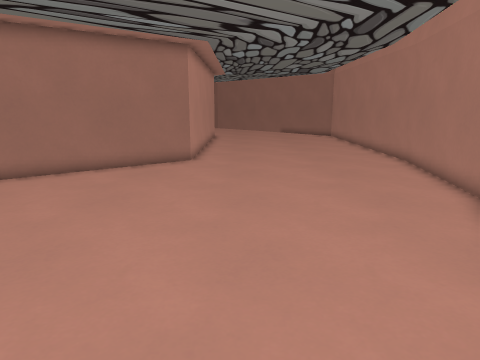
[1] (above)

15 first-person views from a walk through a level from a Godot 3-D game. The camera is 1.3 m above the floor, tilts 12° down and sees 70° across. The floor is counted in squares, 0.5 m on a side. Each view is taken from the middle of a square. On the plan, view 1 faces up. The plan holds only what a view shows up to about 20 squares ahead; the rest is blank. The place goes on beyond the plan.

[2]
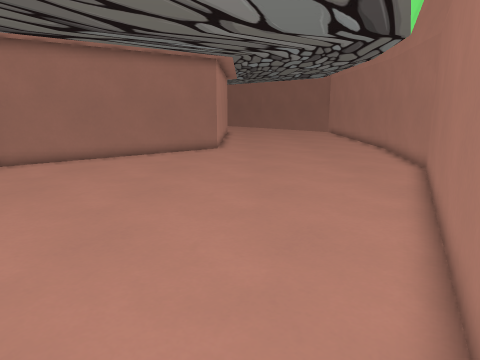

[3]
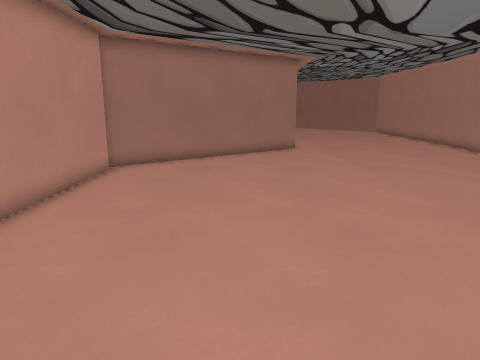

[4]
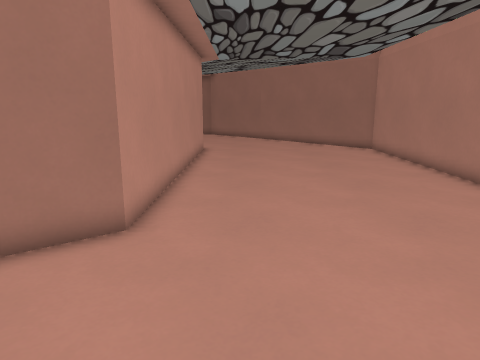

[5]
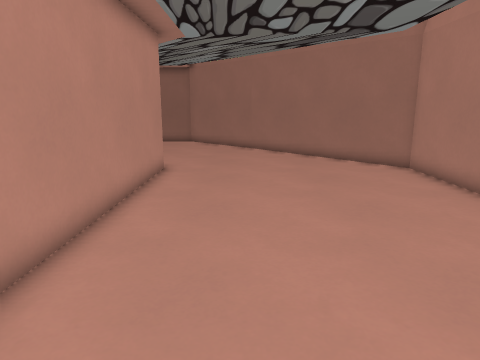

[6]
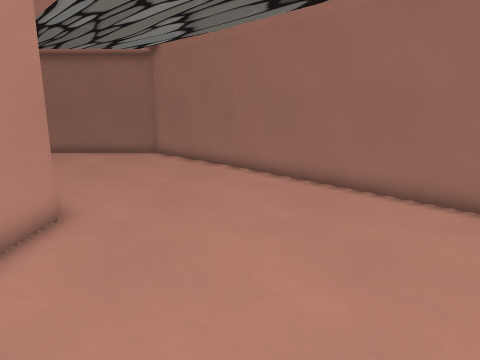

[7]
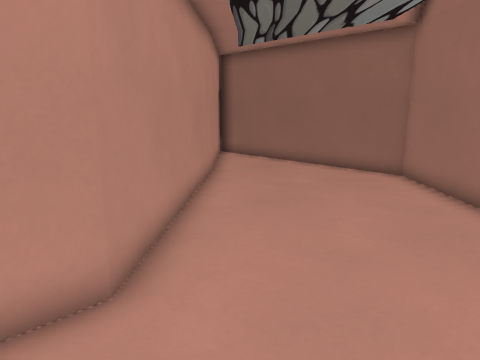

[8]
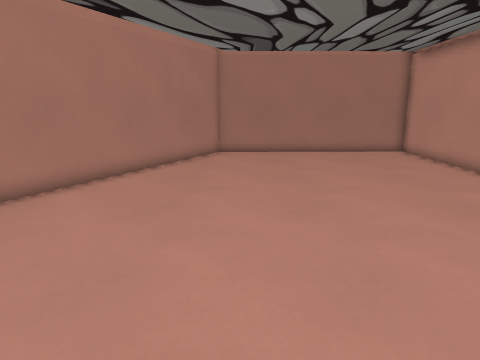

[9]
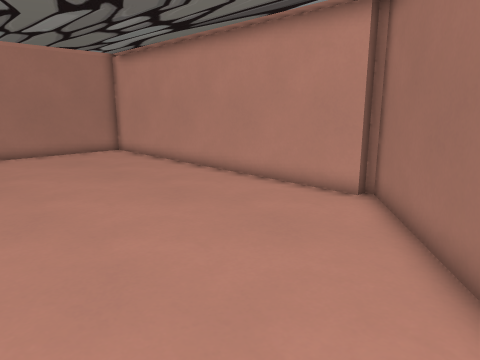

[10]
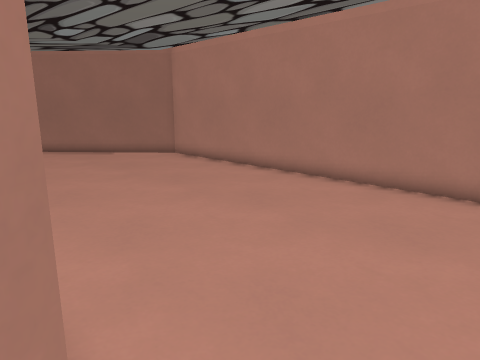

[11]
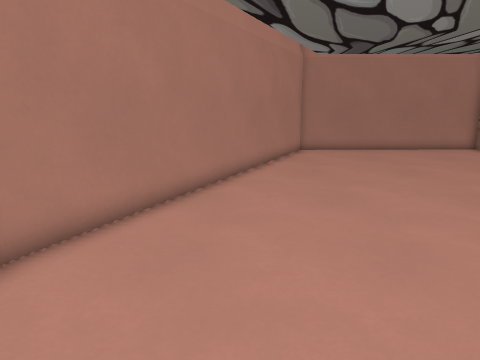

[12]
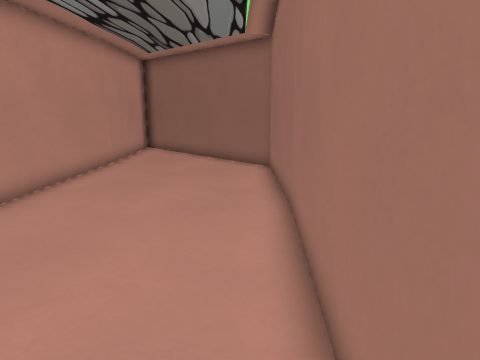

[13]
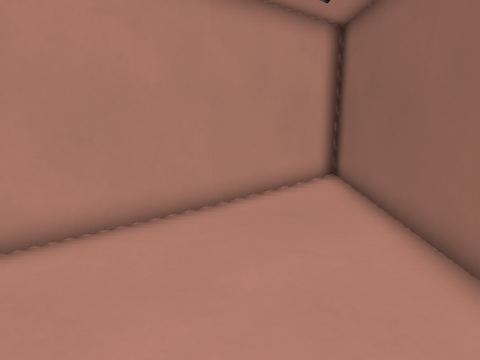

[14]
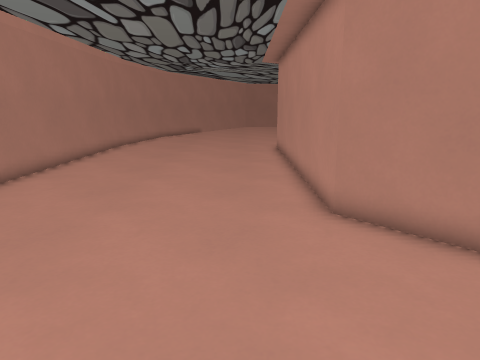

[15]
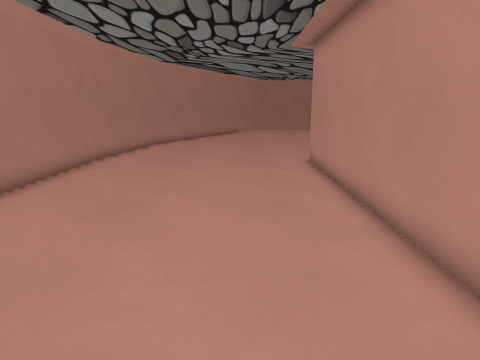

### Floor plan
Points are (right, up) in squares from view 1. A wall is a line through its corners. A room is listed if a view was taken in it or the views show most of it. See-through windows are left out.
Room 1 (views 1, 2, 3, 4, 5, 6, 7, 8, 9, 10, 11, 12, 13, 14, 15)
walls: (8.2, 16.8) (8.4, 31.7) (1.7, 39.2); (-11.6, 9.4) (-11.7, -6.4) (-0.7, -6.3) (7, 9.5) (8.2, 16.9); (1.8, 39.1) (-2.8, 43.7) (-13.5, 43.8); (-13.2, 44.1) (-2.3, 31.8) (-2.5, 17) (-12, 9.7) (-12.1, 9.4)

Where each view was taken, in squares from view 1:
view 1: 0 up, 0 right, facing up
view 2: 5 down, 1 left, facing up
view 3: 5 down, 6 left, facing up
view 4: 10 up, 0 right, facing up
view 5: 17 up, 1 right, facing up
view 6: 24 up, 2 right, facing up
view 7: 30 up, 2 right, facing up-left
view 8: 14 up, 2 left, facing down
view 9: 14 up, 2 left, facing down-left
view 10: 15 up, 3 left, facing up-right
view 11: 15 up, 3 right, facing down
view 12: 32 up, 7 right, facing up-left
view 13: 40 up, 0 right, facing left
view 14: 40 up, 0 right, facing down
view 15: 34 up, 1 right, facing down
